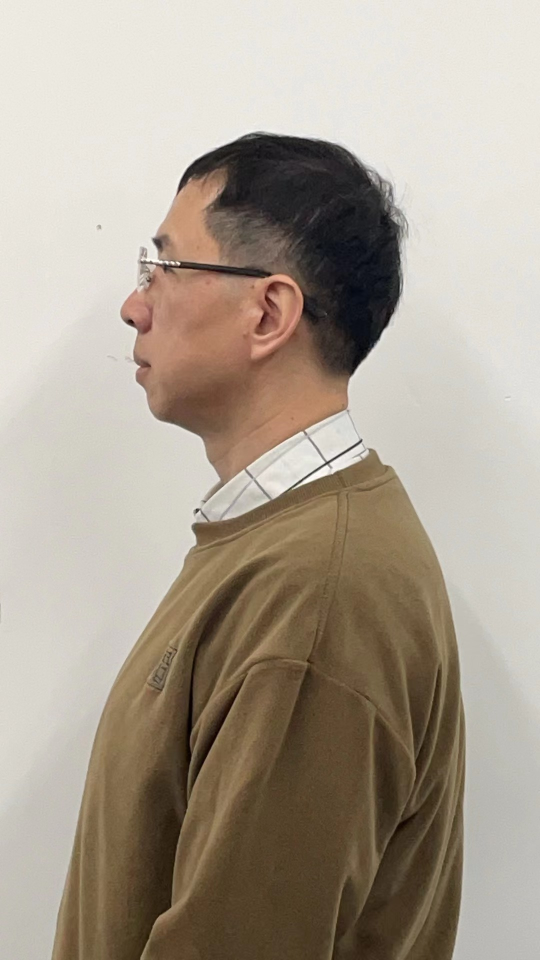
#> input picture 50_20240322124808.jpg, 1080 x 1920 px, found by its file name (shown at 1/2 size)
$ python coutours.py 50_20240322124808.jpg 50_20240322124808.jpg 50_20240322124808.jpg
#> lines starting #> are read from the running program, lines starting #| are printed output that depends on the picture; after the words box and inside, x2 and y2 are one past the last pixel; in counts of white or black regions, pixels touching at a corner belong together
import cv2 as cv
import numpy as np
import sys
img_url = sys.argv[1]
post_rect = sys.argv[2]
post_face = sys.argv[3]
post_rect = (post_rect.split(','))
print(post_rect)
# post_face = 'right'
# temp = ['688.44140625', '508.37890625', '868.9921264648438', '808.18359375']

# print(cv.__version__)
def auto_canny(image, sigma=0.85):
    # compute the median of the single channel pixel intensities
    v = np.median(image)

    # construct two thresholds using the median
    lower = int(max(0, (1.0 - sigma) * v))
    upper = int(min(255, (1.0 + sigma) * v))
    # lower = 100
    # upper = 200
    edged = cv.Canny(image, lower, upper)
    return edged

# 处理图片
def gray_contours_main(image):
  # [18 lines of commented-out code are left out]
  gray = cv.cvtColor(image,cv.COLOR_BGR2GRAY)
  dst = cv.GaussianBlur(gray,(3,3),0)
  #进行阈值化
  ret,binary = cv.threshold(dst,0,220,cv.THRESH_BINARY|cv.THRESH_OTSU)
  # cv.imshow("binary",binary)
  edge = auto_canny(gray)
  edge = cv.dilate(edge, None)  # 默认(3x3)
  edge = cv.erode(edge, None)
  # cv.imshow("edge",edge)
  #轮廓发现
  contours,heriachy = cv.findContours(edge.copy(),cv.RETR_EXTERNAL,cv.CHAIN_APPROX_SIMPLE)
  cv.namedWindow('contours', cv.WINDOW_NORMAL)
  cv.drawContours(image, contours, -1, (0, 0, 255), 3)
  cv.imshow("contours",image)
  # 处理数据
  lower, block = handle_data(contours, image)
  # 计算脖子block点位上下10cm的交点
  upper, down = handle_up_down_data(contours,block)
  return lower, block, upper, down

 # 计算脖子block点位上下10cm的交点
def handle_up_down_data(contours,block):
   result = []
   array_result = []
   yrect =False
   xrect = False
   yUp = block[1] - 200
   yDown = block[1] + 200
#  return result
   for i,contours_c in enumerate(contours):
      for d,  point in enumerate(contours_c):
         # 筛选出高度的坐标
         if point[0][1] > yUp and point[0][1] < yDown:
            if post_face == 'right':
              if point[0][0] > block[0]:
                 result.append(point[0])
            else:
              if point[0][0] > block[0]:
                 result.append(point[0])
      # [7 lines of commented-out code are left out]
      if len(result)>0:
        array_result = np.array(result)
        print('轮廓点:',array_result)
        array_result = array_result[array_result[:,1].argsort()]
        length = len(array_result)
        print('轮廓点1234:',array_result[0],array_result[length-1])
        return array_result[0],array_result[length-1]
      # [16 lines of commented-out code are left out]
def handle_data(contours, image):
  result = find_lower_data(contours,post_rect)
  # print('result:',result)
  lower = find_head_left_data(result)

  # print('后脑勺点位:',lower)
  # 设置从脖子到后脑勺为止
  post_rect[1] = lower[1]
  result = find_lower_data(contours,post_rect)
  block = find_lower_point(result)
  print('脖颈最低点:',block)
  return lower, block
# 查找后脑勺位置
# 查找横向最低点
def find_head_left_data(result):
  lower = result[0]
  for i,contours_c in enumerate(result):
    # 判断x最小 面向右 最左边点为后脑勺
    if(post_face == 'right'):
      if contours_c[0] <= lower[0]:
          lower = contours_c
    else:
       if contours_c[0] >= lower[0]:
          lower = contours_c
  return lower
#rect [minx,miny,maxx,maxy]
# 查找脖颈低点位置
def find_lower_data(contours,rect):
  result = []
  yrect = False
  xrect = False
  for i,contours_c in enumerate(contours):
      for d,  point in enumerate(contours_c):
        # print('轮廓index:' + str(i),d,point[0])
        # 筛选出高度的坐标
        yrect = point[0][1] > float(rect[1]) and point[0][1] < float(rect[3])
        xrect = point[0][0] > float(rect[0]) and point[0][0] < float(rect[2])
        if post_face == 'right':
          xrect = point[0][0] > float(rect[0]) and point[0][0] < float(rect[2])
        else:
          xrect = point[0][0] > float(rect[0]) and point[0][0] < float(rect[2])

        if yrect and xrect:
           result.append(point[0])
  return result

# 查找横向最低点
def find_lower_point(result):
  lower = result[0]
  for i,contours_c in enumerate(result):
    if(post_face == 'right'):
      # 判断x最小
      if contours_c[0] >= lower[0]:
          lower = contours_c
    else:
        # 判断x最大
      if contours_c[0] <= lower[0]:
          lower = contours_c
  return lower

# src = cv.imread("F:/download2.png")
# iii = cv.imread("F:/download2.jpg",cv.IMREAD_UNCHANGED)
# iii = cv.imread("F:/20240318154530.jpg",cv.IMREAD_UNCHANGED)
iii = cv.imread("F:/50_20240322124808.jpg",cv.IMREAD_UNCHANGED)
#> iii is the input picture: shape (1920, 1080, 3); mean B, G, R 144.6, 158.7, 169.5
# [7 lines of commented-out code are left out]
post_face = 'left'
# post_rect = [0,430,1140,2226]
post_rect = [683,492,983,808]
lower, block,upper, down = gray_contours_main(iii)
#> in gray_contours_main, `gray = cv.cvtColor(image,cv.COLOR_BGR2GRAY)`:
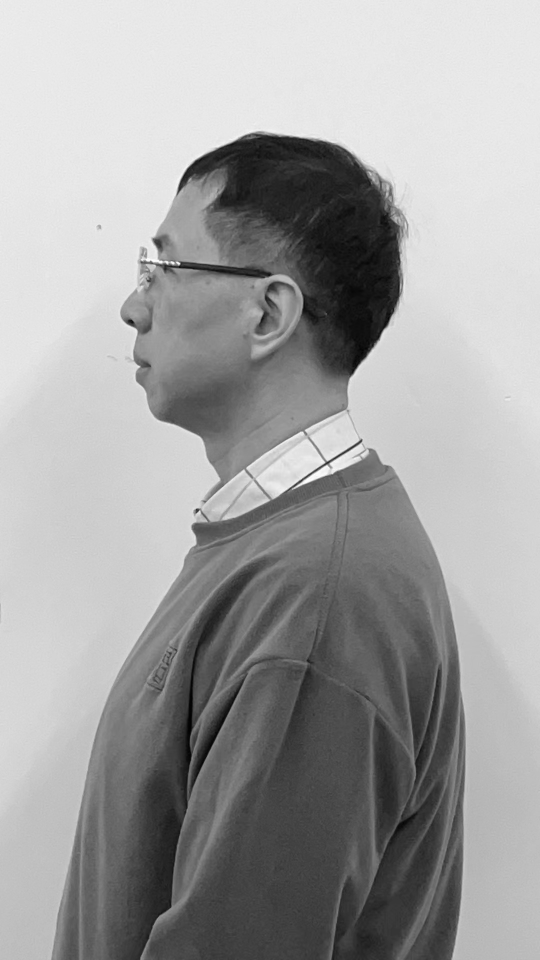
#> gray: shape (1920, 1080) (shown at 1/2 size); min 1, max 254, mean 160.3
#> in gray_contours_main, `ret,binary = cv.threshold(dst,0,220,cv.THRESH_BINARY|cv.THRESH_OTSU)`:
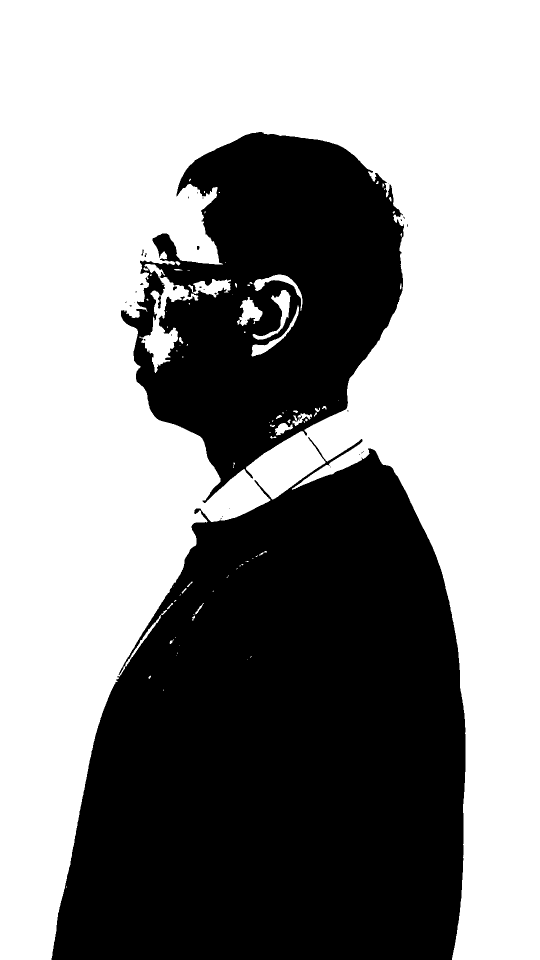
#> binary: shape (1920, 1080) (shown at 1/2 size); values 0 (black) and 220 (white), 57.7% white; 32 black regions (26 under 20 px), largest, box (x1, y1, x2, y2) and area: (103, 874, 931, 1920) 637840, (242, 264, 808, 1006) 239439, (316, 592, 322, 617) 107, (346, 573, 354, 581) 45, (394, 492, 399, 500) 34, (283, 499, 288, 511) 27
#> in gray_contours_main, `ret,binary = cv.threshold(dst,0,220,cv.THRESH_BINARY|cv.THRESH_OTSU)`: ret = 150
#> in auto_canny, `v = np.median(image)`: v = 192
#> in auto_canny, `lower = int(max(0, (1.0 - sigma) * v))`: lower = 28
#> in auto_canny, `upper = int(min(255, (1.0 + sigma) * v))`: upper = 255
#> in auto_canny, `edged = cv.Canny(image, lower, upper)`:
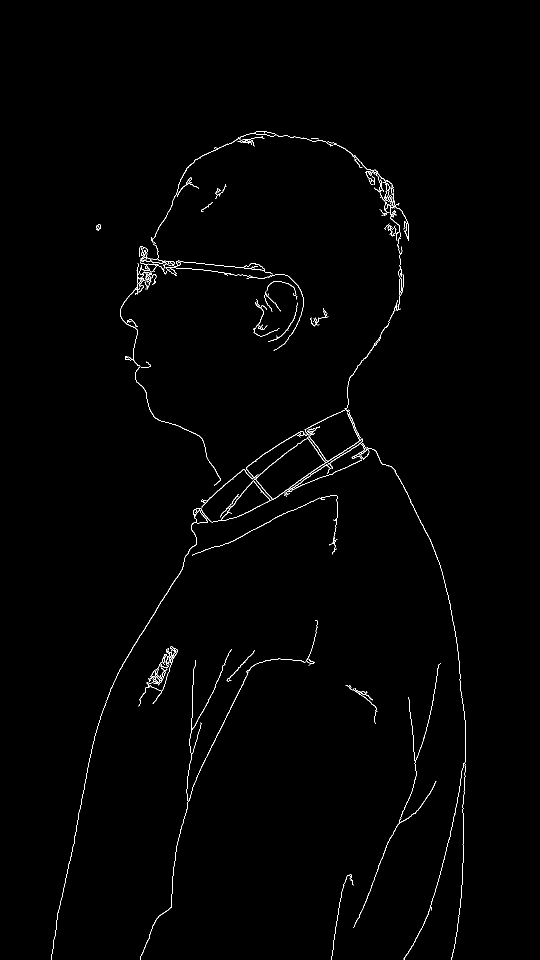
#> edged: shape (1920, 1080) (shown at 1/2 size); 0.79% white in thin lines or dots, all inside (x1, y1, x2, y2) = (102, 262, 932, 1920)
#> in gray_contours_main, `edge = cv.dilate(edge, None)`:
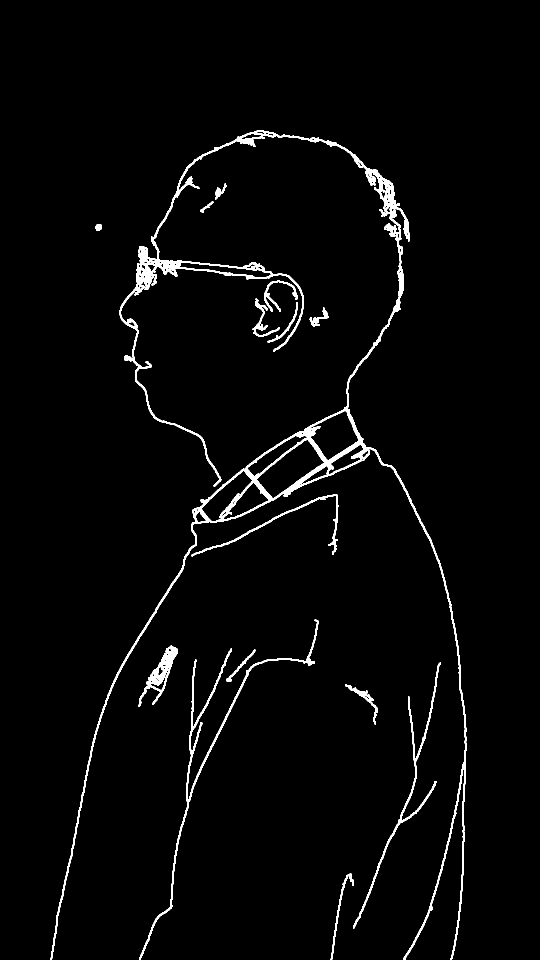
#> edge: shape (1920, 1080) (shown at 1/2 size); 2.5% white; 15 white regions, largest, box (x1, y1, x2, y2) and area: (101, 261, 933, 1920) 34533, (279, 1239, 637, 1920) 5073, (706, 1325, 882, 1857) 2926
#> in gray_contours_main, `edge = cv.erode(edge, None)`:
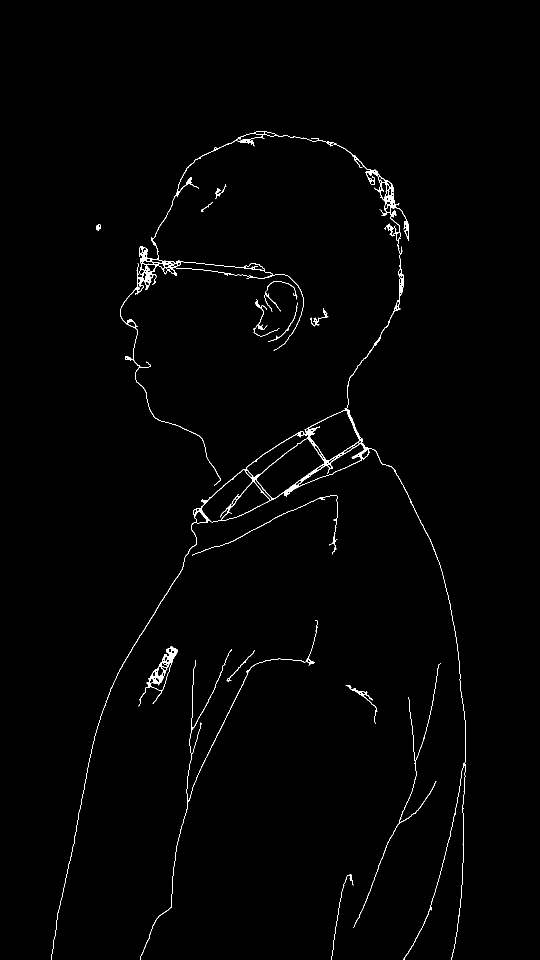
#> edge: shape (1920, 1080) (shown at 1/2 size); 0.97% white in thin lines or dots, all inside (x1, y1, x2, y2) = (102, 262, 932, 1920)
#> in gray_contours_main, `contours,heriachy = cv.findContours(edge.copy(),cv.RETR_EXTERNAL,cv.CH..`: contours = 15 contours; largest, box (x1, y1, x2, y2) and area: (102, 262, 932, 1920) 40367, (277, 1292, 355, 1413) 2164, (280, 1240, 636, 1920) 345, (691, 1370, 755, 1448) 212, (707, 1326, 881, 1856) 158; heriachy = 15 rows, first 6: [1, -1, -1, -1], [2, 0, -1, -1], [3, 1, -1, -1], [4, 2, -1, -1], [5, 3, -1, -1], [6, 4, -1, -1]
#> in gray_contours_main, `cv.drawContours(image, contours, -1, (0, 0, 255), 3)`:
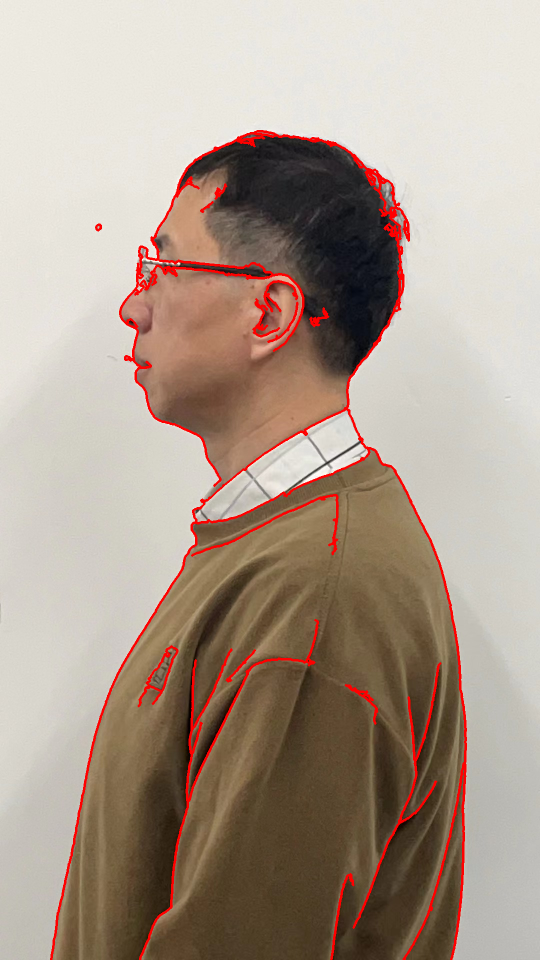
#> image: shape (1920, 1080, 3) (shown at 1/2 size); mean B, G, R 141.9, 155.5, 172.7
#> the loop in find_lower_data, `for i,contours_c in enumerate(contours):` made 15 passes
#> after the loop in find_lower_data, `for i,contours_c in enumerate(contours):`: result = 367 pairs, first value 694 to 806, second value 493 to 797
#> in find_head_left_data, `lower = result[0]`: lower = [797, 493]
#> the loop in find_head_left_data, `for i,contours_c in enumerate(result):` made 367 passes
#> lower on passes 1, 2, 3, 4, 5, 6, 7, 8, 11, 12, 13, 14: [797, 493], [797, 500], [798, 501], [798, 504], [799, 505], [799, 506], [800, 507], [800, 509], [800, 517], [800, 521], [801, 522], [801, 525]
#> contours_c on passes 9, 10, 15, 16, 17, 18: [799, 510], [799, 516], [800, 526], [800, 529], [799, 530], [799, 531]
#> in handle_data, `lower = find_head_left_data(result)`: lower = [806, 549]
#> the loop in find_lower_data (call 2), `for i,contours_c in enumerate(contours):` made 15 passes
#> in handle_data, `result = find_lower_data(contours,post_rect)`: result = 304 pairs, first value 694 to 806, second value 550 to 797
#> in find_lower_point, `lower = result[0]`: lower = [797, 550]
#> the loop in find_lower_point, `for i,contours_c in enumerate(result):` made 304 passes
#> lower on passes 1, 30, 31, 32, 33, 34, 35, 36, 37, 38, 39, 40: [797, 550], [797, 600], [795, 600], [794, 601], [794, 604], [793, 605], [793, 610], [792, 611], [791, 611], [791, 612], [790, 613], [790, 614]
#> contours_c on passes 2 to 7: [798, 551], [798, 554], [798, 551], [799, 550], [801, 550], [802, 551]
#> after the loop in find_lower_point, `for i,contours_c in enumerate(result):`: lower = [694, 778]
#| 脖颈最低点: [694 778]
#> in gray_contours_main, `lower, block = handle_data(contours, image)`: lower = [806, 549]; block = [694, 778]
#> in handle_up_down_data, `yUp = block[1] - 200`: yUp = 578
#> in handle_up_down_data, `yDown = block[1] + 200`: yDown = 978
#> the loop in handle_up_down_data, `for i,contours_c in enumerate(contours):` made 15 passes
#> length on pass 15: 525
#> (printed output is left out)
#> after the loop in handle_up_down_data, `for i,contours_c in enumerate(contours):`: result = 525 pairs, first value 695 to 808, second value 580 to 977
#> in gray_contours_main, `upper, down = handle_up_down_data(contours,block)`: upper = [805, 580]; down = [808, 977]
#> lower = [806, 549]; block = [694, 778]; upper = [805, 580]; down = [808, 977]
tm = np.append(lower,block)
#> tm = [806, 549, 694, 778]
tm = np.append(tm,upper)
#> tm = [806, 549, 694, 778, 805, 580]
tm = np.append(tm,down)
#> tm = [806, 549, 694, 778, 805, 580, 808, 977]
print('lower:',','.join(str(i) for i in tm))
#| lower: 806,549,694,778,805,580,808,977
cv.waitKey(0)
cv.destroyAllWindows()
